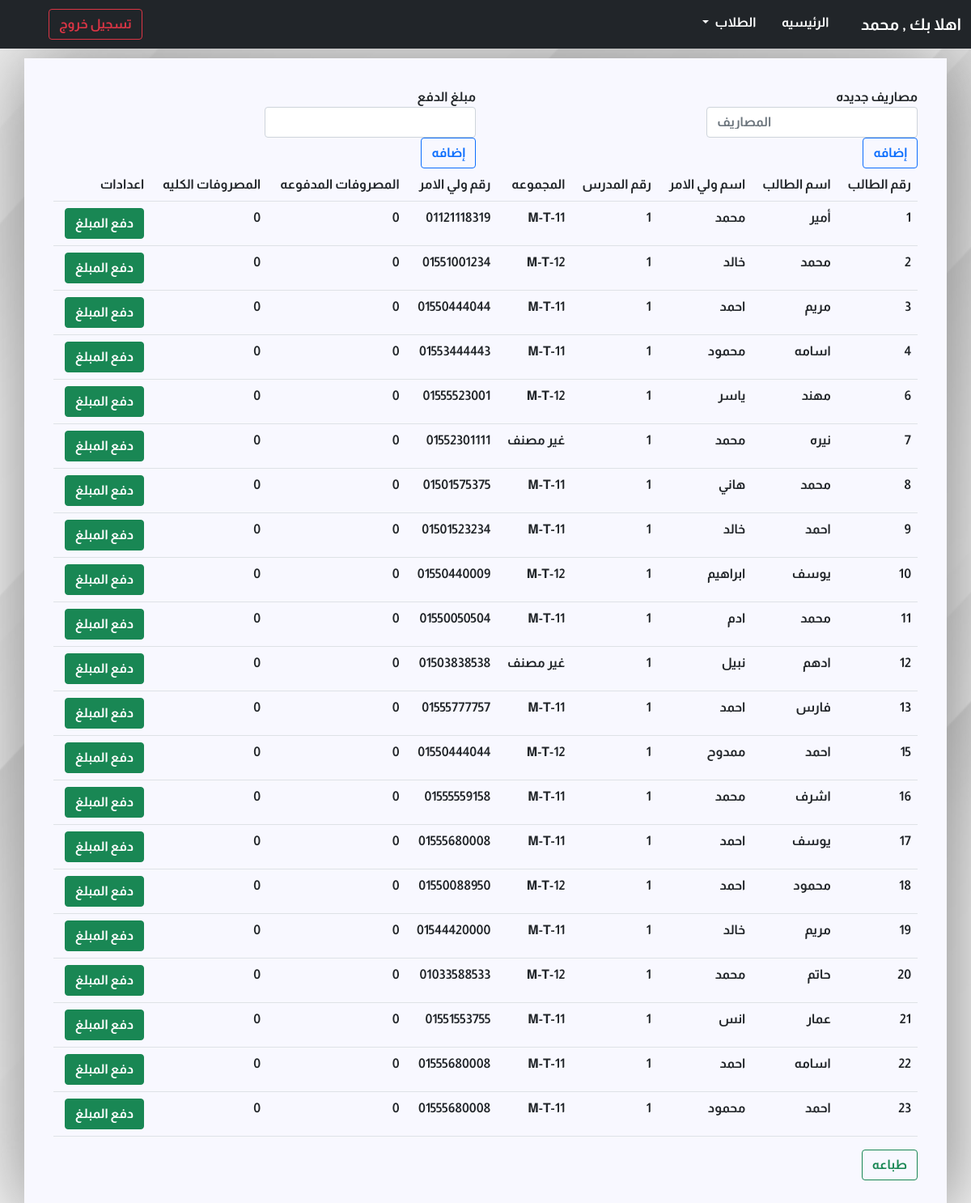
/student_bills.php (signed in), run on the app's committed database.
### tables this page shows
CREATE TABLE `students` (
  `id` int(11) NOT NULL,
  `first_name` varchar(60) NOT NULL,
  `last_name` varchar(60) NOT NULL,
  `phone` varchar(60) NOT NULL,
  `paid` int(11) NOT NULL DEFAULT 0,
  `total` int(11) NOT NULL DEFAULT 0,
  `grade` int(11) NOT NULL DEFAULT 0,
  `exam` int(11) DEFAULT 0,
  `attendance` int(100) NOT NULL DEFAULT 0,
  `absence` int(100) NOT NULL DEFAULT 0,
  `active` tinyint(4) NOT NULL DEFAULT 1
);

CREATE TABLE `groups` (
  `id` int(11) NOT NULL,
  `name` varchar(50) NOT NULL,
  `description` varchar(100) NOT NULL,
  `teacher` int(11) NOT NULL,
  `price` int(11) NOT NULL DEFAULT 0
);

### student_bills.php (the view, shortened to what this page needs)
<?php
include("start.php") ;
include("navbar.php") ;
?>
<div class="container arabic box " id="printableArea">
    <div class="row">
        <form action="student_bills.php" method="GET" class="col-6  "  >
            <div class="form-group ">
                <div class="col-lg-6" ><label for="new_value" > مصاريف جديده</label></div>
                <div class="col-lg-6" ><input type="number" id="new_value" name="new_value"  class="form-control  " placeholder="المصاريف" ></div>
                <div class="col-lg-3" ><button type="submit"  class="btn btn-outline-primary " >إضافه</button></div>
            </div>
        </form>
        <form action="student_bills.php" method="GET" class="col-6 " >
            <div class="form-group  ">
                <div class="col-lg-6" ><label for="bill_value" > مبلغ الدفع</label></div>
                <div class="col-lg-6" ><input type="number" id="bill_value" name="bill_value"  class="form-control"  placeholder="<?php if(isset($bill_value)){ echo $bill_value; }?>" ></div>
                <div class="col-lg-3" ><button type="submit"  class="btn btn-outline-primary " >إضافه</button></div>
            </div>
        </form>
            </div>
    <table class="table table-stripped table-responsive-sm   ">
        <tr>
        <th>رقم الطالب</th>
            <th> اسم الطالب</th>
            <th> اسم ولي الامر</th>
            <th> رقم المدرس</th>
            <th>المجموعه</th>
            <th> رقم ولي الامر</th>
            <th> المصروفات المدفوعه</th>
            <th> المصروفات الكليه</th>
            <th class="noprint" > اعدادات </th>
        </tr>
        <?php
$teacher_id = $_SESSION['teacher_id'] ;
$connection = mysqli_connect('localhost' , 'root' , '' , 'center_manger') ;
$sql = " SELECT * FROM classes WHERE teacher_id =  $teacher_id " ;
$students_list = mysqli_query($connection, $sql);
while($students_list_assoc = mysqli_fetch_assoc($students_list )){
$student_id = $students_list_assoc['student_id'] ;
$group = $students_list_assoc['group_id'] ;
$sql_title = "SELECT * FROM groups WHERE id = $group";
$group_data_title = mysqli_query($connection , $sql_title) ;
$group_title = mysqli_fetch_assoc($group_data_title) ;
$student_group_name = $group_title['name'] ;
$sql2 = " SELECT * FROM students WHERE id =  $student_id AND active = 1"  ;
$student_data = mysqli_query($connection, $sql2);
while($student = mysqli_fetch_assoc($student_data)){  ?>
        <tr>
            <td><?php if(isset($student['id']) ){ echo $student['id'] ;} ?></td>
            <td><?php if(isset($student['first_name']) ){ echo $student['first_name'] ;}?></td>
            <td><?php if(isset($student['last_name']) ){ echo $student['last_name'] ;}?></td>
            <td><?php if(isset($teacher_id) ){ echo $teacher_id;}?></td>
            <td><?php if(isset($student_group_name) ){ echo $student_group_name ;}?></td>
            <td><?php if(isset($student['phone']) ){ echo $student['phone'] ;}?></td>
            <td><?php if(isset($student['paid']) ){ echo $student['paid'] ;}?></td>
            <td><?php if(isset($student['total']) ){ echo $student['total'] ; }?></td>
            <td class="noprint"><a href="student_operations.php?id=<?php echo $student['id']; ?> & action=bills & value=<?php if(isset($bill_value)){ echo $bill_value; }?>" class="btn btn-success">دفع المبلغ</a>
            </td>
        </tr>
        <?php }}?>
    </table>
    <div class="noprint">
    <input class="btn btn-outline-success" type="button" onclick="printDiv('printableArea')" value="طباعه" />
    </div>
</div>
<?php include("end.php") ;?>

### style.css (style rules this page uses)
html, body { height: 100%; width: 100%; scroll-behavior: smooth; padding-top: 3%; background-image:url("img/4.png") ; background-repeat: no-repeat; background-position: center; background-size: cover; }
.arabic { font-family: "arabic"; }
.box { margin: auto; padding: 3%; height: auto; background-color: ghostwhite; box-shadow:3px 3px 100px 10px #888888 ; }

### data on the page
students: id "1", first_name "أمير", last_name "محمد", phone "01121118319", paid "0", total "0"
groups: name "M-T-11"
students: id "2", first_name "محمد", last_name "خالد", phone "01551001234", paid "0", total "0"
groups: name "M-T-12"
students: id "3", first_name "مريم", last_name "احمد", phone "01550444044", paid "0", total "0"
students: id "4", first_name "اسامه", last_name "محمود", phone "01553444443", paid "0", total "0"
students: id "6", first_name "مهند", last_name "ياسر", phone "01555523001", paid "0", total "0"
students: id "7", first_name "نيره", last_name "محمد", phone "01552301111", paid "0", total "0"
groups: name "غير مصنف"
students: id "8", first_name "محمد", last_name "هاني", phone "01501575375", paid "0", total "0"
students: id "9", first_name "احمد", last_name "خالد", phone "01501523234", paid "0", total "0"
students: id "10", first_name "يوسف", last_name "ابراهيم", phone "01550440009", paid "0", total "0"
students: id "11", first_name "محمد", last_name "ادم", phone "01550050504", paid "0", total "0"
students: id "12", first_name "ادهم", last_name "نبيل", phone "01503838538", paid "0", total "0"
students: id "13", first_name "فارس", last_name "احمد", phone "01555777757", paid "0", total "0"
students: id "15", first_name "احمد", last_name "ممدوح", phone "01550444044", paid "0", total "0"
students: id "16", first_name "اشرف", last_name "محمد", phone "01555559158", paid "0", total "0"
students: id "17", first_name "يوسف", last_name "احمد", phone "01555680008", paid "0", total "0"
students: id "18", first_name "محمود", last_name "احمد", phone "01550088950", paid "0", total "0"
students: id "19", first_name "مريم", last_name "خالد", phone "01544420000", paid "0", total "0"
students: id "20", first_name "حاتم", last_name "محمد", phone "01033588533", paid "0", total "0"
students: id "21", first_name "عمار", last_name "انس", phone "01551553755", paid "0", total "0"
students: id "22", first_name "اسامه", last_name "احمد", phone "01555680008", paid "0", total "0"
students: id "23", first_name "احمد", last_name "محمود", phone "01555680008", paid "0", total "0"

### other printed values
$teacher_name "محمد"
